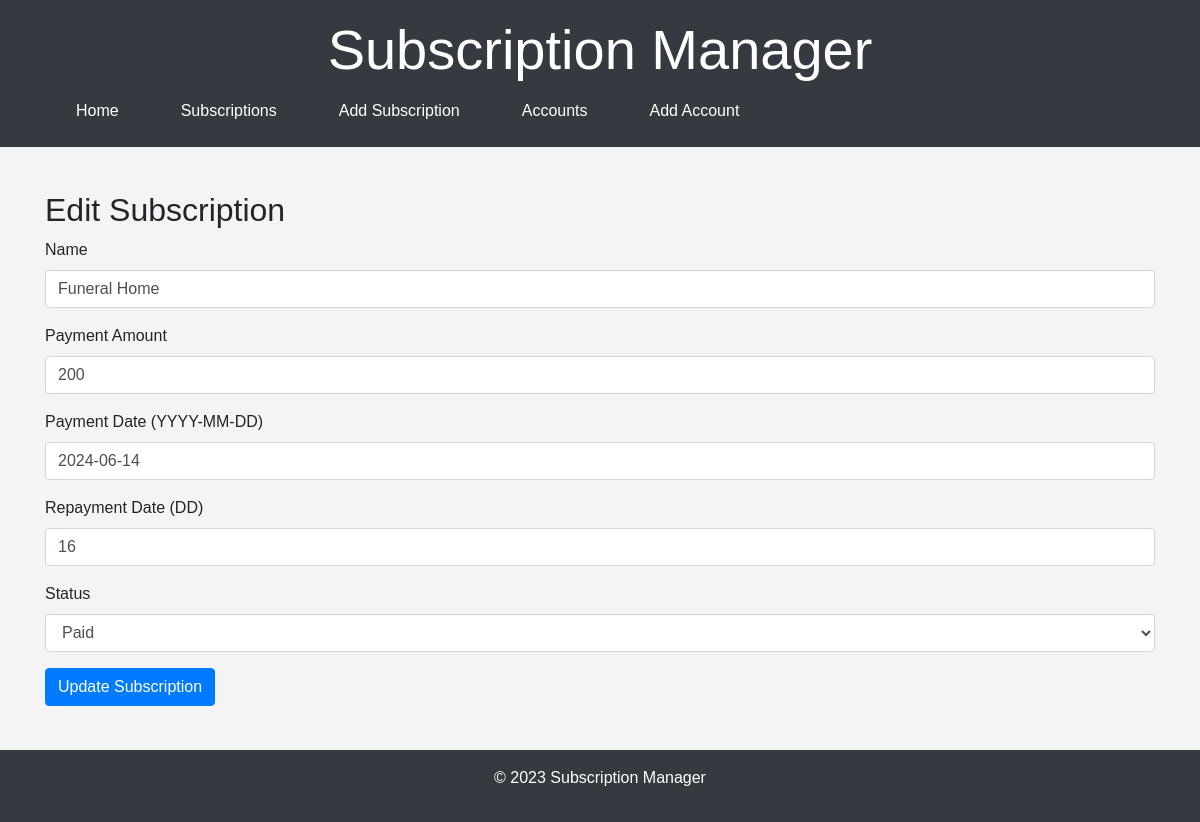
/subscriptions/edit/1, run on an earlier commit of the app's database.
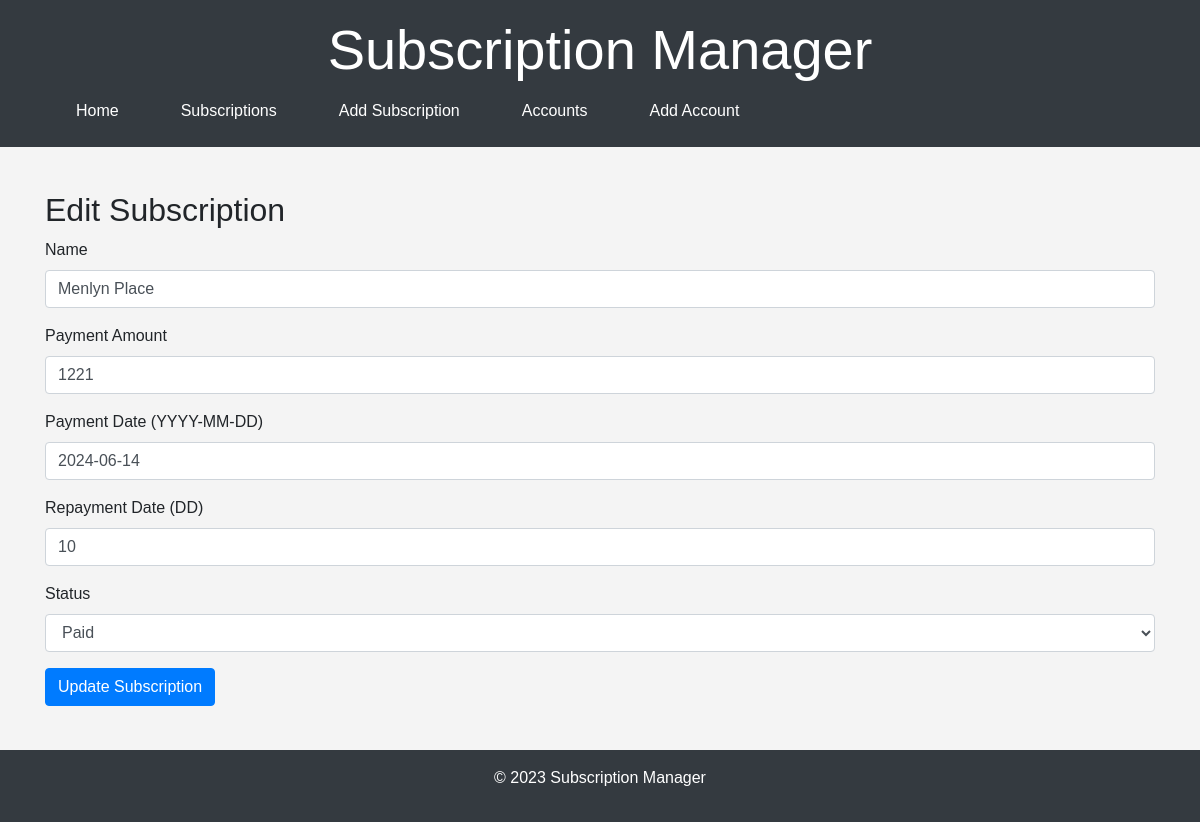
And on a later commit of the database.
### models.py (models this page shows)
class Subscription(Base):
    __tablename__ = "subscriptions"
    id = Column(Integer, primary_key=True, index=True)
    name = Column(String, index=True)
    payment_amount = Column(Integer)
    payment_date = Column(DateTime, nullable=True)  # Initialize as None
    repayment_date = Column(String, default="01-01")  # Default to January 1st
    status = Column(String, default="unpaid")
    account_id = Column(Integer, ForeignKey("accounts.id"), nullable=True)
    account = relationship("Account", back_populates="subscriptions")

### main.py (the view)
@app.get("/subscriptions/edit/{subscription_id}")
def edit_subscription_form(subscription_id: int, request: Request, db: Session = Depends(get_db)):
    try:
        subscription = crud.get_subscription(db, subscription_id=subscription_id)
        if subscription is None:
            raise HTTPException(status_code=404, detail="Subscription not found")
        return templates.TemplateResponse("edit_subscription.html", {"request": request, "subscription": subscription})
    except Exception as e:
        logging.error(f"Error fetching subscription data for editing: {e}")
        raise HTTPException(status_code=500, detail="Internal Server Error")

### Templates/edit_subscription.html (shortened to what this page needs)
{% extends "base.html" %}
{% block content %}
<h2>Edit Subscription</h2>
<form method="post" action="/subscriptions/edit/{{ subscription.id }}" class="needs-validation" novalidate>
    <div class="form-group">
        <label for="name">Name</label>
        <input type="text" id="name" name="name" class="form-control" value="{{ subscription.name }}" required>
    </div>
    <div class="form-group">
        <label for="payment_amount">Payment Amount</label>
        <input type="number" id="payment_amount" name="payment_amount" class="form-control" value="{{ subscription.payment_amount }}" required>
    </div>
    <div class="form-group">
        <label for="payment_date">Payment Date (YYYY-MM-DD)</label>
        <input type="text" id="payment_date" name="payment_date" class="form-control" value="{{ subscription.payment_date.strftime('%Y-%m-%d') if subscription.payment_date else '' }}">
    </div>
    <div class="form-group">
        <label for="repayment_date">Repayment Date (DD)</label>
        <input type="text" id="repayment_date" name="repayment_date" class="form-control" value="{{ subscription.repayment_date }}" required>
    </div>
    <div class="form-group">
        <label for="status">Status</label>
        <select id="status" name="status" class="form-control" required>
            <option value="paid" {% if subscription.status == 'paid' %}selected{% endif %}>Paid</option>
        </select>
    </div>
    <button type="submit" class="btn btn-primary">Update Subscription</button>
</form>
{% endblock %}

What changed in the data, as far as the page shows it:
changed Subscription "Paid": name "Funeral Home" → "Menlyn Place"; payment_amount "200" → "1221"; repayment_date "16" → "10"
